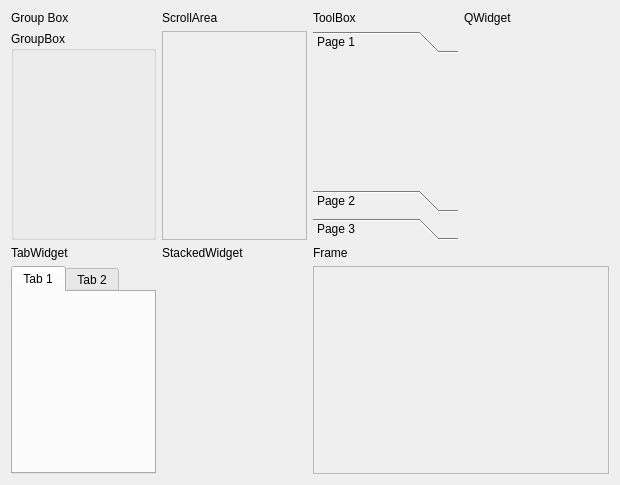
<?xml version="1.0" encoding="UTF-8"?>
<ui version="4.0">
 <class>FormContainers</class>
 <widget class="QWidget" name="FormContainers">
  <property name="geometry">
   <rect>
    <x>0</x>
    <y>0</y>
    <width>620</width>
    <height>485</height>
   </rect>
  </property>
  <property name="windowTitle">
   <string>Form</string>
  </property>
  <layout class="QGridLayout" name="gridLayout_8">
   <item row="0" column="0">
    <layout class="QGridLayout" name="gridLayout_3">
     <item row="0" column="0">
      <widget class="QLabel" name="label">
       <property name="text">
        <string>Group Box</string>
       </property>
      </widget>
     </item>
     <item row="1" column="0">
      <widget class="QGroupBox" name="groupBox">
       <property name="sizePolicy">
        <sizepolicy hsizetype="Preferred" vsizetype="Expanding">
         <horstretch>0</horstretch>
         <verstretch>0</verstretch>
        </sizepolicy>
       </property>
       <property name="title">
        <string>GroupBox</string>
       </property>
      </widget>
     </item>
    </layout>
   </item>
   <item row="0" column="1">
    <layout class="QGridLayout" name="gridLayout_2">
     <item row="0" column="0">
      <widget class="QLabel" name="label_2">
       <property name="text">
        <string>ScrollArea</string>
       </property>
      </widget>
     </item>
     <item row="1" column="0">
      <widget class="QScrollArea" name="scrollArea">
       <property name="widgetResizable">
        <bool>true</bool>
       </property>
       <widget class="QWidget" name="scrollAreaWidgetContents">
        <property name="geometry">
         <rect>
          <x>0</x>
          <y>0</y>
          <width>142</width>
          <height>204</height>
         </rect>
        </property>
       </widget>
      </widget>
     </item>
    </layout>
   </item>
   <item row="0" column="2">
    <layout class="QGridLayout" name="gridLayout">
     <item row="0" column="0">
      <widget class="QLabel" name="label_3">
       <property name="text">
        <string>ToolBox</string>
       </property>
      </widget>
     </item>
     <item row="1" column="0">
      <widget class="QToolBox" name="toolBox">
       <property name="currentIndex">
        <number>0</number>
       </property>
       <widget class="QWidget" name="page">
        <property name="geometry">
         <rect>
          <x>0</x>
          <y>0</y>
          <width>144</width>
          <height>113</height>
         </rect>
        </property>
        <attribute name="label">
         <string>Page 1</string>
        </attribute>
       </widget>
       <widget class="QWidget" name="page_2">
        <property name="geometry">
         <rect>
          <x>0</x>
          <y>0</y>
          <width>144</width>
          <height>113</height>
         </rect>
        </property>
        <attribute name="label">
         <string>Page 2</string>
        </attribute>
       </widget>
       <widget class="QWidget" name="page_3">
        <attribute name="label">
         <string>Page 3</string>
        </attribute>
       </widget>
      </widget>
     </item>
    </layout>
   </item>
   <item row="0" column="3">
    <layout class="QGridLayout" name="gridLayout_7">
     <item row="0" column="0">
      <widget class="QLabel" name="label_7">
       <property name="text">
        <string>QWidget</string>
       </property>
      </widget>
     </item>
     <item row="1" column="0">
      <widget class="QWidget" name="widget" native="true">
       <property name="sizePolicy">
        <sizepolicy hsizetype="Expanding" vsizetype="Expanding">
         <horstretch>0</horstretch>
         <verstretch>0</verstretch>
        </sizepolicy>
       </property>
      </widget>
     </item>
    </layout>
   </item>
   <item row="1" column="0">
    <layout class="QGridLayout" name="gridLayout_4">
     <item row="0" column="0">
      <widget class="QLabel" name="label_4">
       <property name="text">
        <string>TabWidget</string>
       </property>
      </widget>
     </item>
     <item row="1" column="0">
      <widget class="QTabWidget" name="tabWidget">
       <widget class="QWidget" name="tab">
        <attribute name="title">
         <string>Tab 1</string>
        </attribute>
       </widget>
       <widget class="QWidget" name="tab_2">
        <attribute name="title">
         <string>Tab 2</string>
        </attribute>
       </widget>
      </widget>
     </item>
    </layout>
   </item>
   <item row="1" column="1">
    <layout class="QGridLayout" name="gridLayout_5">
     <item row="0" column="0">
      <widget class="QLabel" name="label_5">
       <property name="text">
        <string>StackedWidget</string>
       </property>
      </widget>
     </item>
     <item row="1" column="0">
      <widget class="QStackedWidget" name="stackedWidget">
       <widget class="QWidget" name="page_4"/>
       <widget class="QWidget" name="page_5"/>
      </widget>
     </item>
    </layout>
   </item>
   <item row="1" column="2" colspan="2">
    <layout class="QGridLayout" name="gridLayout_6">
     <item row="0" column="0">
      <widget class="QLabel" name="label_6">
       <property name="text">
        <string>Frame</string>
       </property>
      </widget>
     </item>
     <item row="1" column="0">
      <widget class="QFrame" name="frame">
       <property name="sizePolicy">
        <sizepolicy hsizetype="Preferred" vsizetype="Expanding">
         <horstretch>0</horstretch>
         <verstretch>0</verstretch>
        </sizepolicy>
       </property>
       <property name="frameShape">
        <enum>QFrame::StyledPanel</enum>
       </property>
       <property name="frameShadow">
        <enum>QFrame::Raised</enum>
       </property>
      </widget>
     </item>
    </layout>
   </item>
  </layout>
 </widget>
 <resources/>
 <connections/>
</ui>
